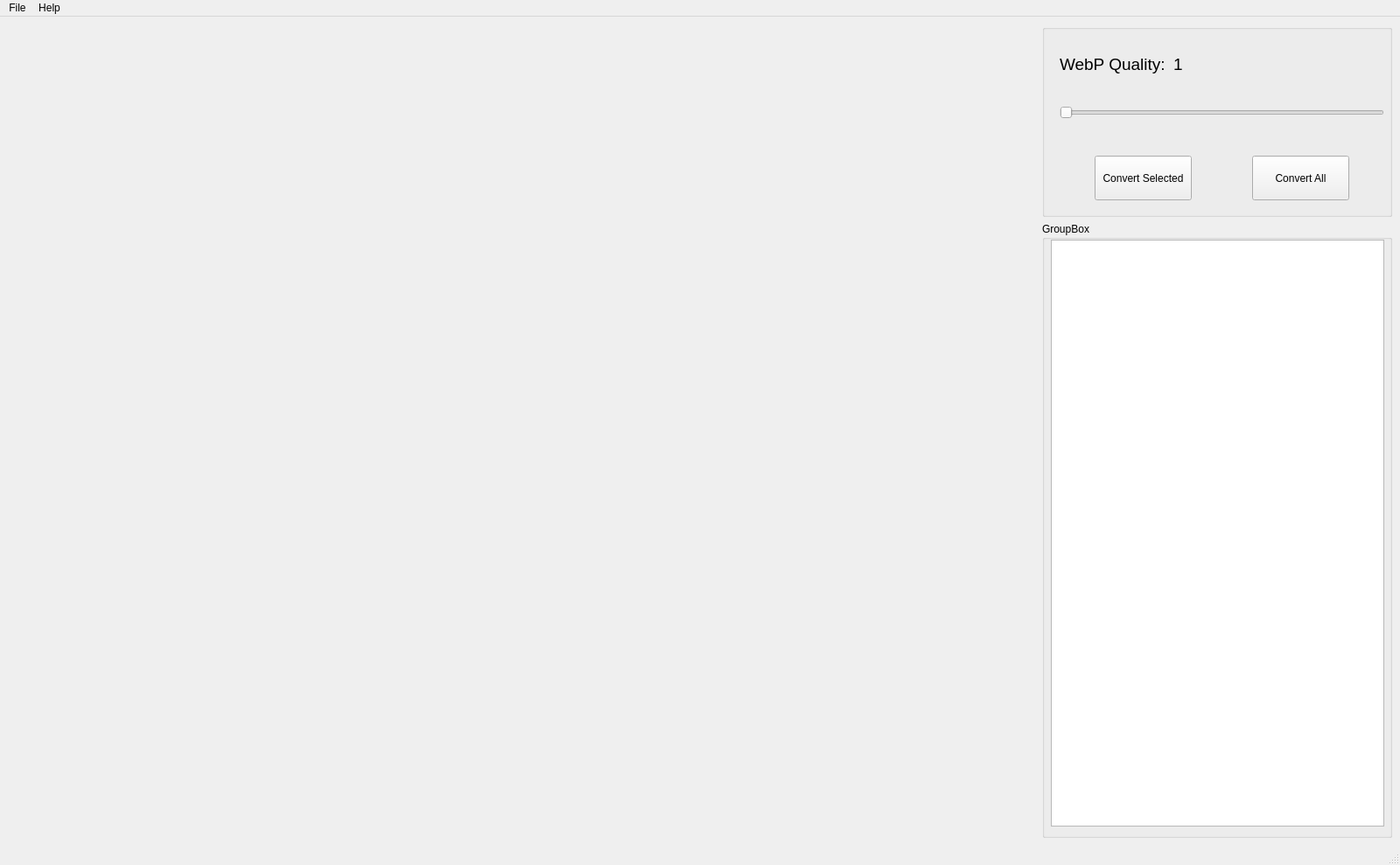
<?xml version="1.0" encoding="UTF-8"?>
<ui version="4.0">
 <class>MainWindow</class>
 <widget class="QMainWindow" name="MainWindow">
  <property name="geometry">
   <rect>
    <x>0</x>
    <y>0</y>
    <width>1600</width>
    <height>989</height>
   </rect>
  </property>
  <property name="sizePolicy">
   <sizepolicy hsizetype="Maximum" vsizetype="Maximum">
    <horstretch>0</horstretch>
    <verstretch>0</verstretch>
   </sizepolicy>
  </property>
  <property name="minimumSize">
   <size>
    <width>1600</width>
    <height>848</height>
   </size>
  </property>
  <property name="maximumSize">
   <size>
    <width>16777215</width>
    <height>16777215</height>
   </size>
  </property>
  <property name="windowTitle">
   <string>Dynamsoft Barcode Reader</string>
  </property>
  <property name="accessibleName">
   <string>Dynamsoft Barcode Reader</string>
  </property>
  <property name="tabShape">
   <enum>QTabWidget::Rounded</enum>
  </property>
  <widget class="QWidget" name="centralwidget">
   <property name="sizePolicy">
    <sizepolicy hsizetype="Preferred" vsizetype="Preferred">
     <horstretch>0</horstretch>
     <verstretch>0</verstretch>
    </sizepolicy>
   </property>
   <layout class="QGridLayout" name="gridLayout">
    <item row="0" column="2">
     <widget class="QGroupBox" name="groupBox_barcode">
      <property name="sizePolicy">
       <sizepolicy hsizetype="Maximum" vsizetype="Preferred">
        <horstretch>0</horstretch>
        <verstretch>0</verstretch>
       </sizepolicy>
      </property>
      <property name="minimumSize">
       <size>
        <width>400</width>
        <height>220</height>
       </size>
      </property>
      <property name="sizeIncrement">
       <size>
        <width>0</width>
        <height>0</height>
       </size>
      </property>
      <property name="title">
       <string/>
      </property>
      <widget class="QSlider" name="horizontalSlider">
       <property name="geometry">
        <rect>
         <x>20</x>
         <y>90</y>
         <width>371</width>
         <height>22</height>
        </rect>
       </property>
       <property name="orientation">
        <enum>Qt::Horizontal</enum>
       </property>
      </widget>
      <widget class="QLabel" name="label_2">
       <property name="geometry">
        <rect>
         <x>20</x>
         <y>10</y>
         <width>131</width>
         <height>71</height>
        </rect>
       </property>
       <property name="font">
        <font>
         <pointsize>14</pointsize>
        </font>
       </property>
       <property name="text">
        <string>WebP Quality:</string>
       </property>
      </widget>
      <widget class="QPushButton" name="pushButton">
       <property name="geometry">
        <rect>
         <x>60</x>
         <y>150</y>
         <width>111</width>
         <height>51</height>
        </rect>
       </property>
       <property name="text">
        <string>Convert Selected</string>
       </property>
      </widget>
      <widget class="QLabel" name="label_3">
       <property name="geometry">
        <rect>
         <x>150</x>
         <y>10</y>
         <width>131</width>
         <height>71</height>
        </rect>
       </property>
       <property name="font">
        <font>
         <pointsize>14</pointsize>
        </font>
       </property>
       <property name="text">
        <string>1</string>
       </property>
      </widget>
      <widget class="QPushButton" name="pushButton_2">
       <property name="geometry">
        <rect>
         <x>240</x>
         <y>150</y>
         <width>111</width>
         <height>51</height>
        </rect>
       </property>
       <property name="text">
        <string>Convert All</string>
       </property>
      </widget>
     </widget>
    </item>
    <item row="0" column="1" rowspan="5">
     <widget class="QLabel" name="label">
      <property name="sizePolicy">
       <sizepolicy hsizetype="Expanding" vsizetype="Expanding">
        <horstretch>0</horstretch>
        <verstretch>0</verstretch>
       </sizepolicy>
      </property>
      <property name="minimumSize">
       <size>
        <width>800</width>
        <height>800</height>
       </size>
      </property>
      <property name="maximumSize">
       <size>
        <width>16777215</width>
        <height>16777215</height>
       </size>
      </property>
      <property name="mouseTracking">
       <bool>true</bool>
      </property>
      <property name="text">
       <string/>
      </property>
     </widget>
    </item>
    <item row="1" column="2" rowspan="4">
     <widget class="QGroupBox" name="groupBox">
      <property name="title">
       <string>GroupBox</string>
      </property>
      <widget class="QListWidget" name="listWidget">
       <property name="geometry">
        <rect>
         <x>10</x>
         <y>20</y>
         <width>381</width>
         <height>671</height>
        </rect>
       </property>
       <property name="sizePolicy">
        <sizepolicy hsizetype="Fixed" vsizetype="Expanding">
         <horstretch>0</horstretch>
         <verstretch>0</verstretch>
        </sizepolicy>
       </property>
      </widget>
     </widget>
    </item>
   </layout>
  </widget>
  <widget class="QMenuBar" name="menubar">
   <property name="geometry">
    <rect>
     <x>0</x>
     <y>0</y>
     <width>1600</width>
     <height>21</height>
    </rect>
   </property>
   <widget class="QMenu" name="menuAbout">
    <property name="title">
     <string>File</string>
    </property>
    <addaction name="actionOpen_File"/>
    <addaction name="actionOpen_Folder"/>
   </widget>
   <widget class="QMenu" name="menuHelp">
    <property name="title">
     <string>Help</string>
    </property>
   </widget>
   <addaction name="menuAbout"/>
   <addaction name="menuHelp"/>
  </widget>
  <widget class="QStatusBar" name="statusbar"/>
  <action name="actionAbout">
   <property name="text">
    <string>About</string>
   </property>
  </action>
  <action name="actionOpen_File">
   <property name="text">
    <string>Open File...</string>
   </property>
  </action>
  <action name="actionOpen_Folder">
   <property name="text">
    <string>Open Folder...</string>
   </property>
  </action>
  <action name="actionExport_template">
   <property name="text">
    <string>Save Template</string>
   </property>
  </action>
  <action name="actionEnter_License_Key">
   <property name="text">
    <string>Enter License Key</string>
   </property>
  </action>
 </widget>
 <resources/>
 <connections/>
</ui>
